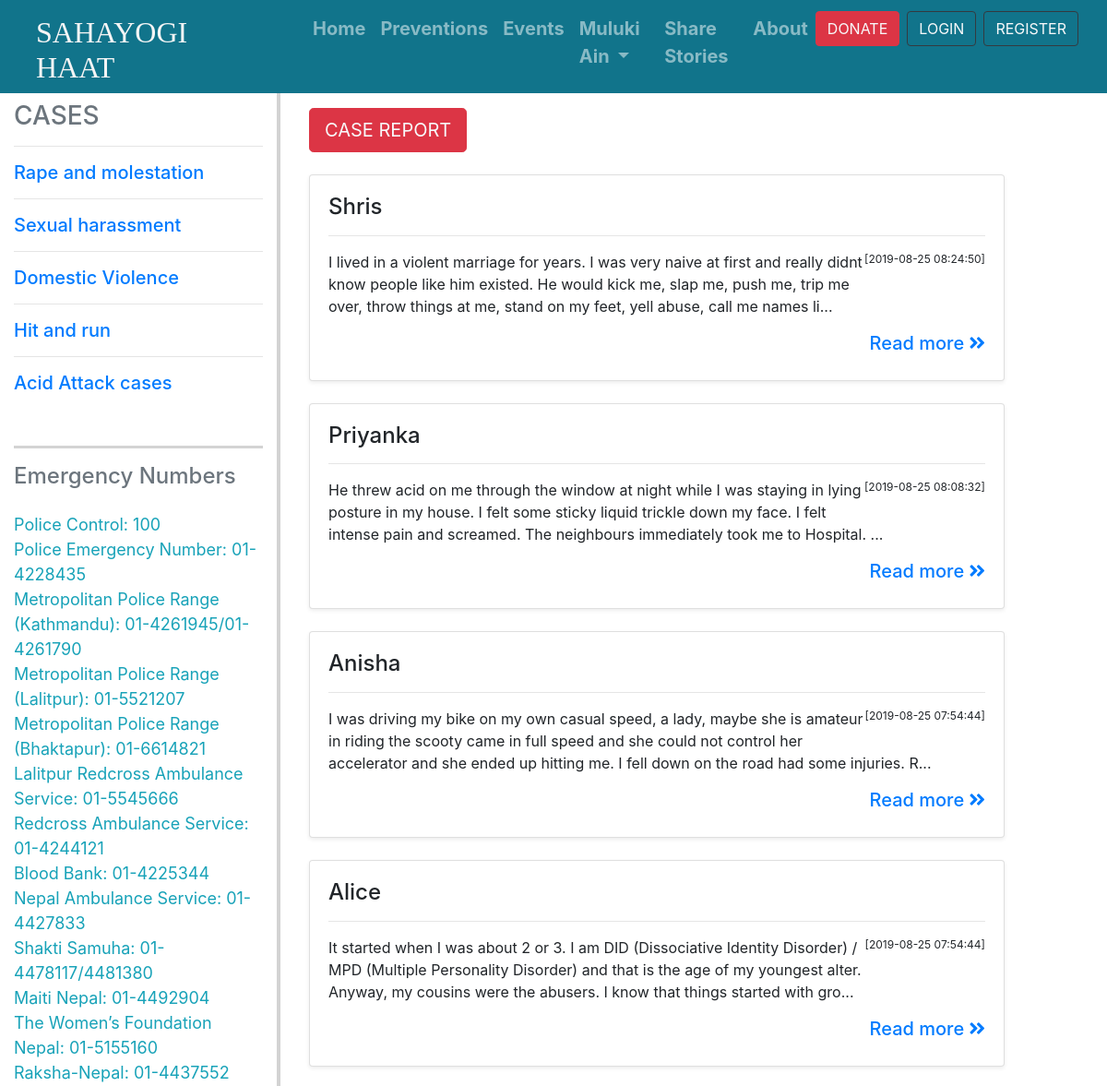
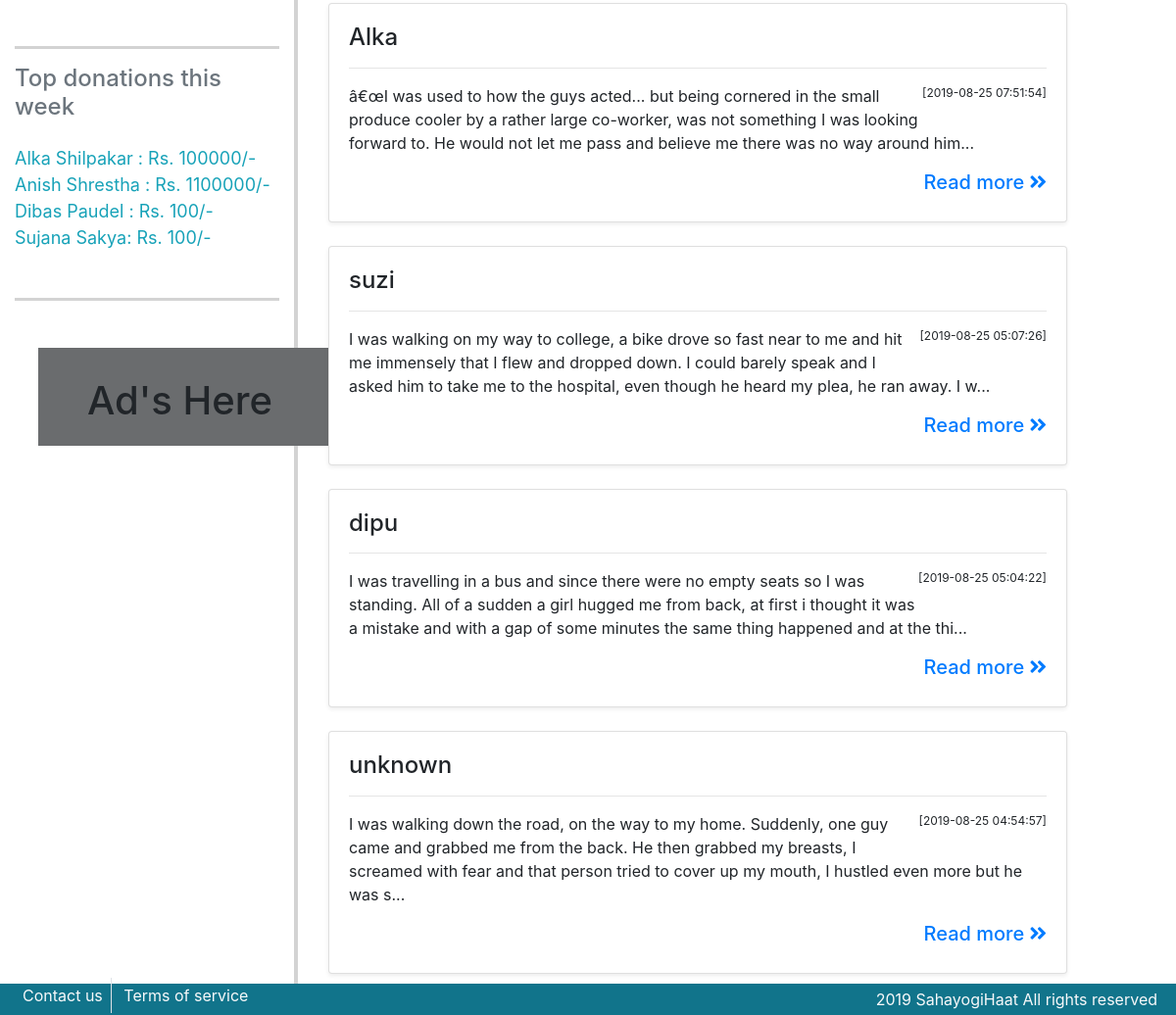
The app's page /view/home.php with its own data (2 pictures, top to bottom).
### tables this page shows
CREATE TABLE `post` (
  `PostId` int(11) NOT NULL,
  `casetype` varchar(100) NOT NULL,
  `Post` text NOT NULL,
  `location` text NOT NULL,
  `PostImage` text NOT NULL,
  `UserId` int(11) NOT NULL,
  `EnteredDate` datetime NOT NULL DEFAULT current_timestamp(),
  `IsUpdated` bit(1) NOT NULL,
  `LastUpdatedDated` datetime NOT NULL DEFAULT current_timestamp(),
  `IsDeleted` bit(1) NOT NULL,
  `DeletedDate` datetime NOT NULL DEFAULT current_timestamp()
);

CREATE TABLE `user` (
  `UserId` int(11) NOT NULL,
  `FullName` text NOT NULL,
  `FullNameOPT` text NOT NULL,
  `Email` text NOT NULL,
  `Password` text NOT NULL,
  `UserType` varchar(10) NOT NULL,
  `Gender` varchar(10) NOT NULL,
  `Phone1` int(14) NOT NULL,
  `Phone2` int(14) NOT NULL,
  `Address1` text NOT NULL,
  `Address2` text NOT NULL,
  `UserImage` text NOT NULL,
  `EnteredDate` datetime NOT NULL DEFAULT current_timestamp(),
  `LastUpdatedDate` datetime NOT NULL DEFAULT current_timestamp(),
  `IsDeleted` bit(1) NOT NULL,
  `DeletedDate` datetime NOT NULL DEFAULT current_timestamp(),
  `IsEmergency` bit(1) NOT NULL,
  `IsUpdated` bit(1) NOT NULL
);

### view/home.php (the view, shortened to what this page needs)
<?php
include '../action/DbConnection.php';
include '../includes/header.php';
include '../includes/nav.php';
?>
<div class="container-fluid">
    <div class="row">
        <div class="col-3 pt-2">
            <div>
                <h3 class="text-muted ">CASES</h3><hr>
                <a href="../view/home.php?casetype=rape"><h5>Rape and molestation</h5></a><hr>
                <a href="../view/home.php?casetype=harassment"><h5>Sexual harassment</h5></a><hr>
                <a href="../view/home.php?casetype=violence"><h5>Domestic Violence</h5></a><hr>
                <a href="../view/home.php?casetype=hit"><h5>Hit and run</h5></a>
                <hr>
                <a href="../view/home.php?casetype=acid"><h5>Acid Attack cases</h5></a>
            </div>
            <div class="v2 pt-5"> </div>
            <div class="pt-3">
                <h4 class="text-muted text-primary">Emergency Numbers</h4>
                <div class="text-info pt-3" style="font-size: 18px">
                    Police Control: 100 <br>
                    Police Emergency Number: 01-4228435<br>
                    Metropolitan Police Range (Kathmandu): 01-4261945/01-4261790<br>
                    Metropolitan Police Range (Lalitpur): 01-5521207<br>
                    Metropolitan Police Range (Bhaktapur): 01-6614821<br>
                    Lalitpur Redcross Ambulance Service: 01-5545666<br>
                    Redcross Ambulance Service: 01-4244121<br>
                    Blood Bank: 01-4225344<br>
                    Nepal Ambulance Service: 01-4427833<br>
                    Shakti Samuha: 01-4478117/4481380<br>
                    Maiti Nepal: 01-4492904<br>
                    The Women’s Foundation Nepal: 01-5155160<br>
                    Raksha-Nepal: 01-4437552<br>
                </div>
            </div>
            <div class="v2 pt-5"> </div>
            <div class="pt-3">
                <h4 class="text-muted text-primary">Top donations this week</h4>
                <div class="text-info pt-3" style="font-size: 18px">
                    Alka Shilpakar : Rs. 100000/- <br>
                    Anish Shrestha : Rs. 1100000/- <br>
                    Dibas Paudel : Rs. 100/- <br>
                    Sujana Sakya: Rs. 100/- <br>
                </div>
            </div>
            <div class="v2 pt-5"> </div>
            <div class="pt-5 pl-4">
            <div  style="width: 300px; height: 100px; background-color: #6a6c6e;">
                <h1 style="padding-top: 30px; padding-left: 50px;">Ad's Here</h1>
            </div>
            </div>
        </div>
        <div class="vl"></div>
        <div class="col-8 pt-3">
            <div class="pl-3">
            <a type="button" class="btn btn-danger btn-lg text-light" href="post.php" name="report">CASE REPORT</a>
            </div>
                <?php
                    if(isset($_GET["casetype"])){
                        $casetype = $_GET["casetype"];
                 ?>
                <?php
                    $sql = "SELECT u.FullNameOPT, p.Post,p.PostId,p.EnteredDate FROM post p LEFT JOIN user u on u.UserId = p.UserId where p.CaseType='".$casetype."' order by p.EnteredDate Desc";
                    $postResult = mysqli_query($db,$sql);
                    while ($data = mysqli_fetch_assoc($postResult)) {
                 ?>
               <div class="pt-4 pl-3">
                <div class="card shadow-sm">
                    <div class="card-body">
                        <div>
                            <h4 class="card-title"><?php echo $data['FullNameOPT']; ?></h4>
                            <i style="float: right;font-size: 12px;">[<?php echo $data['EnteredDate']; ?>]</i>
                        </div>
                        <hr>
                        <p class="card-text"><?php echo substr($data['Post'],0,230); ?>...</p>
                        <a href="post_view.php?id=<?php echo $data['PostId']; ?>" class="black-text d-flex justify-content-end"><h5>Read more <i class="fas fa-angle-double-right"></i></h5></a>
                    </div>
                </div>
               </div>
                <?php
                    }
                 ?>
                <?php }else{ ?>
                <?php
                    $sql = "SELECT u.FullNameOPT, p.Post,p.PostId,p.EnteredDate FROM post p LEFT JOIN user u on u.UserId = p.UserId order by p.EnteredDate Desc";
                    $postResult = mysqli_query($db,$sql);
                    while ($data = mysqli_fetch_assoc($postResult)) {
                 ?>
                 <div class="pt-4 pl-3">
                <div class="card shadow-sm">
                    <div class="card-body">
                        <div class="align-items-baseline">
                            <h4 class="card-title d-flex"><?php echo $data['FullNameOPT']; ?></h4>
                            <hr>
                            <p class="align-items-baseline" style="float: right;font-size: 12px;">[<?php echo $data['EnteredDate']; ?>]</p>
                        </div>
                        <p class="card-text"><?php echo substr($data['Post'],0,230); ?>...</p>
                        <a href="post_view.php?id=<?php echo $data['PostId']; ?>" class="black-text d-flex justify-content-end"><h5>Read more <i class="fas fa-angle-double-right"></i></h5></a>
                    </div>
               </div>
                </div>
                 <?php
                    }
                }
                 ?>
                 <div style="height: 10px;"></div>
        </div>
    </div>
</div>
<?php include '../includes/footer.php'; ?>

### includes/header.php (shortened to what this page needs)
<html>
<head>
    <link rel="stylesheet" type="text/css" href="../asset/css/bootstrap.css">
    <link rel="stylesheet" type="text/css" href="../asset/css/style.css">
    <link rel="stylesheet" type="text/css" href="../asset/css/all.css">
</head>
<body>

### includes/nav.php (shortened to what this page needs)
<div class="container-fluid" style="background-color: #11748B">
    <div class="row">
        <div class="col-3">
            <h2 class="pt-3 pl-4" style="color: whitesmoke; font-family: Bahnschrift;">SAHAYOGI HAAT</h2>
        </div>
        <div class="col-9">
            <nav class="mb-1 navbar navbar-expand-lg navbar-dark info-color">
                <div class="collapse navbar-collapse" id="navbarSupportedContent-4">
                    <ul class="navbar-nav ml-auto" style="font-size: 20px; ">
                        <li class="nav-item">
                            <a class="nav-link pr-2 pl-2 font-weight-bold" style="font-size: 20px;" href="../view/home.php" name="home">Home</a>
                        </li>
                        <li class="nav-item">
                            <a class="nav-link pr-2 pl-2 font-weight-bold" style="font-size: 20px; " href="../view/preventions.php" name="data">Preventions</a>
                        </li>
                        <li class="nav-item">
                            <a class="nav-link pr-2 pl-2 font-weight-bold" style="font-size: 20px; " href="../view/events.php" name="data">Events</a>
                        </li>
                        <li class="nav-item dropdown">
                            <a class="nav-link pr-2 pl-2 dropdown-toggle font-weight-bold" style="font-size: 20px; " href="#" id="navbarDropdown" role="button" data-toggle="dropdown" aria-haspopup="true" aria-expanded="false">
                                Muluki Ain
                            </a>
                        </li>
                        <li class="nav-item">
                            <a class="nav-link pr-2 font-weight-bold"  style="font-size: 20px; " href="../view/stories.php" name="about">Share Stories</a>
                        </li>
                        <li class="nav-item">
                            <a class="nav-link pr-2 font-weight-bold"  style="font-size: 20px; " href="../view/about.php" name="about">About</a>
                        </li>
                        <li class="nav-item pt-1">
                            <a type="button" class="btn btn-danger btn-md text-light justify-content-center" href="../view/donate.php" name="donate">DONATE</a>
                        </li>
                        <?php if(isset($_SESSION['UserId'])){ ?>
                            <li class="nav-item pl-2 pt-1">
                            <a type="button" class="btn btn-outline-dark btn-md text-light justify-content-center" href="../action/act_logout.php" name="login">LOGOUT</a>
                        </li>
                        <?php }else{
                     ?>
                        <li class="nav-item pl-2 pt-1">
                            <a type="button" class="btn btn-outline-dark btn-md text-light justify-content-center" href="../view/login.php" name="login">LOGIN</a>
                        </li>
                        <li class="nav-item pl-2 pt-1">
                            <a type="button" class="btn btn-outline-dark btn-md text-light" href="../view/register.php">REGISTER</a>
                        </li>
                    <?php } ?>
                    </ul>
                </div>
            </nav>
        </div>
    </div>
</div>

### includes/footer.php (shortened to what this page needs)
<div class="container-fluid" style="background-color: #11748B">
    <div class="row">
        <div class="col-12">
            <a href="#" class="p-2 text-light border-right">Contact us</a>
            <a href="#" class="p-2 text-light">Terms of service</a>
            <span class=" text-light p-1 float-right">2019 SahayogiHaat All rights reserved</span>
        </div>
    </div>
</div>
</body>
</html>

### asset/css/all.css (style rules this page uses)
.fa, .fas, .far, .fal, .fab { -moz-osx-font-smoothing: grayscale; -webkit-font-smoothing: antialiased; display: inline-block; font-style: normal; font-variant: normal; text-rendering: auto; line-height: 1; }
.fa-angle-double-right:before { content: "\f101"; }
.fa, .fas { font-family: 'Font Awesome 5 Free'; font-weight: 900; }

### view/home.php (style rules this page uses)
.vl { border-left: 4px solid lightgray; height: auto; }
.v2 { border-bottom: 3px solid lightgray; width: auto; }

### records on screen
post: UserId.FullNameOPT "Shris", EnteredDate "2019-08-25 08:24:50", Post "I lived in a violent marriage for years. I was very naive at first and really didnt know people like him existed. He would kick me, slap me, push me, trip me over, throw things at me, stand on my feet, yell abuse, call me names li"
post: UserId.FullNameOPT "Priyanka", EnteredDate "2019-08-25 08:08:32", Post "He threw acid on me through the window at night while I was staying in lying posture in my house. I felt some sticky liquid trickle down my face. I felt intense pain and screamed. The neighbours immediately took me to Hospital."
post: UserId.FullNameOPT "Anisha", EnteredDate "2019-08-25 07:54:44", Post "I was driving my bike on my own casual speed, a lady, maybe she is amateur in riding the scooty came in full speed and she could not control her accelerator and she ended up hitting me. I fell down on the road had some injuries. R"
post: UserId.FullNameOPT "Alice", EnteredDate "2019-08-25 07:54:44", Post "It started when I was about 2 or 3. I am DID (Dissociative Identity Disorder) / MPD (Multiple Personality Disorder) and that is the age of my youngest alter. Anyway, my cousins were the abusers. I know that things started with gro"
post: UserId.FullNameOPT "Alka", EnteredDate "2019-08-25 07:51:54", Post "â€œI was used to how the guys acted... but being cornered in the small produce cooler by a rather large co-worker, was not something I was looking forward to. He would not let me pass and believe me there was no way around him"
post: UserId.FullNameOPT "suzi", EnteredDate "2019-08-25 05:07:26", Post "I was walking on my way to college, a bike drove so fast near to me and hit me immensely that I flew and dropped down. I could barely speak and I asked him to take me to the hospital, even though he heard my plea, he ran away. I w"
post: UserId.FullNameOPT "dipu", EnteredDate "2019-08-25 05:04:22", Post "I was travelling in a bus and since there were no empty seats so I was standing. All of a sudden a girl hugged me from back, at first i thought it was a mistake and with a gap of some minutes the same thing happened and at the thi"
post: UserId.FullNameOPT "unknown", EnteredDate "2019-08-25 04:54:57", Post "I was walking down the road, on the way to my home. Suddenly, one guy came and grabbed me from the back. He then grabbed my breasts, I screamed with fear and that person tried to cover up my mouth, I hustled even more but he was s"
